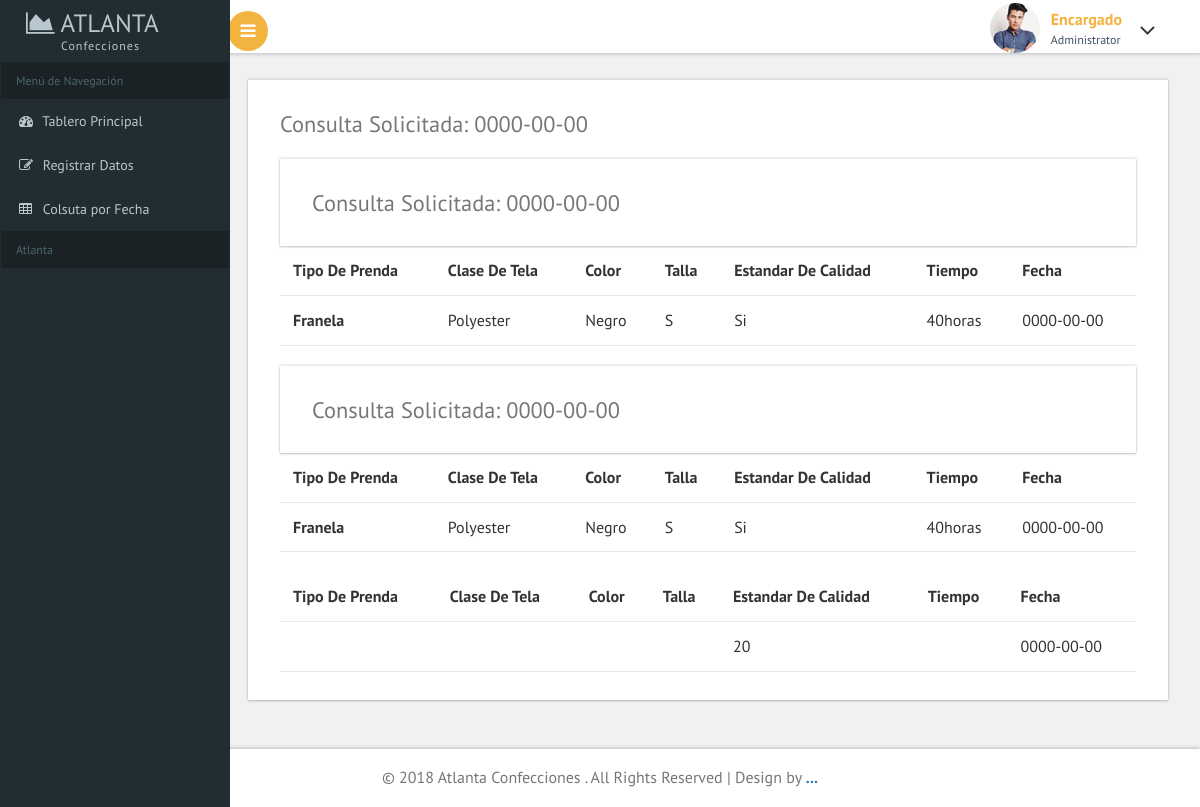
Page /consultado.php on the committed database.
### tables this page shows
CREATE TABLE `prenda` (
  `id` int(11) NOT NULL,
  `tipoP` varchar(100) NOT NULL,
  `claseT` varchar(100) NOT NULL,
  `coloresP` varchar(100) NOT NULL,
  `tallaP` varchar(10) NOT NULL,
  `estandar` varchar(2) NOT NULL,
  `tiempo` varchar(200) NOT NULL,
  `fecha` date NOT NULL
);

### consultado.php (the view, shortened to what this page needs)
<!DOCTYPE HTML>
<html>
<head>
<link href="css/bootstrap.css" rel='stylesheet' type='text/css' />
<link href="css/style.css" rel='stylesheet' type='text/css' />
<link href="css/font-awesome.css" rel="stylesheet">
<link href='css/SidebarNav.min.css' media='all' rel='stylesheet' type='text/css'/>
<link href="css/custom.css" rel="stylesheet">
					<link href="css/owl.carousel.css" rel="stylesheet">
</head>
<body class="cbp-spmenu-push">
	<div class="main-content">
	<div class="cbp-spmenu cbp-spmenu-vertical cbp-spmenu-left" id="cbp-spmenu-s1">
		<aside class="sidebar-left">
      <nav class="navbar navbar-inverse">
          <div class="navbar-header">
            <h1><a class="navbar-brand" href="home.php"><span class="fa fa-area-chart"></span> Atlanta<span class="dashboard_text">Confecciones</span></a></h1>
          </div>
          <div class="collapse navbar-collapse" id="bs-example-navbar-collapse-1">
            <ul class="sidebar-menu">
              <li class="header">Menú de Navegación</li>
              <li class="treeview">
                <a href="home.php">
                <i class="fa fa-dashboard"></i> <span>Tablero Principal</span>
                </a>
              </li>
              <li class="treeview">
                <a href="registrar.php">
                <i class="fa fa-edit"></i> <span>Registrar Datos</span>
                </a>
              </li>
              <li class="treeview">
                <a href="consultar.php">
                <i class="fa fa-table"></i> <span>Colsuta por Fecha</span>
                </a>
              </li>
              <li class="header">Atlanta</li>
            </ul>
          </div>
      </nav>
    </aside>
	</div>
		<div class="sticky-header header-section ">
			<div class="header-left">
				<button id="showLeftPush"><i class="fa fa-bars"></i></button>
				<div class="clearfix"> </div>
			</div>
			<div class="header-right">
				<div class="profile_details">
					<ul>
						<li class="dropdown profile_details_drop">
							<a href="#" class="dropdown-toggle" data-toggle="dropdown" aria-expanded="false">
								<div class="profile_img">
									<span class="prfil-img"><img src="images/2.jpg" alt=""> </span>
									<div class="user-name">
										<p>Encargado</p>
										<span>Administrator</span>
									</div>
									<i class="fa fa-angle-down lnr"></i>
									<div class="clearfix"></div>
								</div>
							</a>
						</li>
					</ul>
				</div>
				<div class="clearfix"> </div>
			</div>
			<div class="clearfix"> </div>
		</div>
		<div id="page-wrapper">
			<div class="main-page">
				<div class="tables">
                    <?php
                            $fecha=$_POST['fecha'];
                    ?>
                    <?php
                        include 'conexion.php';
                        $conectando = mysqli_query($conexion, "SELECT * FROM prenda where fecha='$fecha'") or die ("problemas en la conexion");
                        while ($reg=mysqli_fetch_array($conectando)){
                        $tipoP=$reg['tipoP'];
                        $claseT=$reg['claseT'];
                        $coloresP=$reg['coloresP'];
                        $tallaP=$reg['tallaP'];
                        $estandar=$reg['estandar'];
                        $tiempo=$reg['tiempo'];
                        $fecha=$reg['fecha'];
                    ?>
					<div class="panel-body widget-shadow">
                        <h4>Consulta Solicitada: <?php echo $fecha;?></h4>
						<table class="table">
							<thead>
								<tr>
								  <th>Tipo de prenda</th>
								  <th>Clase de Tela</th>
								  <th>Color</th>
								  <th>Talla</th>
								  <th>Estandar de Calidad</th>
								  <th>Tiempo</th>
								  <th>Fecha</th>
								</tr>
							</thead>
							<tbody>
								<tr>
								  <th scope="row"><?php echo $tipoP;?></th>
								  <td><?php echo $claseT;?></td>
								  <td><?php echo $coloresP;?></td>
								  <td><?php echo $tallaP;?></td>
								  <td><?php echo $estandar;?></td>
								  <td><?php echo $tiempo;?></td>
								  <td><?php echo $fecha;?></td>
								</tr>
								<?php
								}
								?>
							</tbody>
						</table>
					</div>
				</div>
			</div>
		</div>
	<div class="footer">
	   <p>&copy; 2018 Atlanta Confecciones . All Rights Reserved | Design by <a href="#" target="_blank">...</a></p>
	</div>
	</div>
</body>
</html>

### css/custom.css (style rules this page uses)
#page-wrapper { padding:5em 2em 2.5em; background-color: #F1F1F1; }

### rows in the picture
prenda: fecha "0000-00-00", tipoP "Franela", claseT "Polyester", coloresP "Negro", tallaP "S", estandar "Si", tiempo "40horas"
prenda: fecha "0000-00-00", tipoP "Franela", claseT "Polyester", coloresP "Negro", tallaP "S", estandar "Si", tiempo "40horas"
prenda: fecha "0000-00-00", estandar "20"
